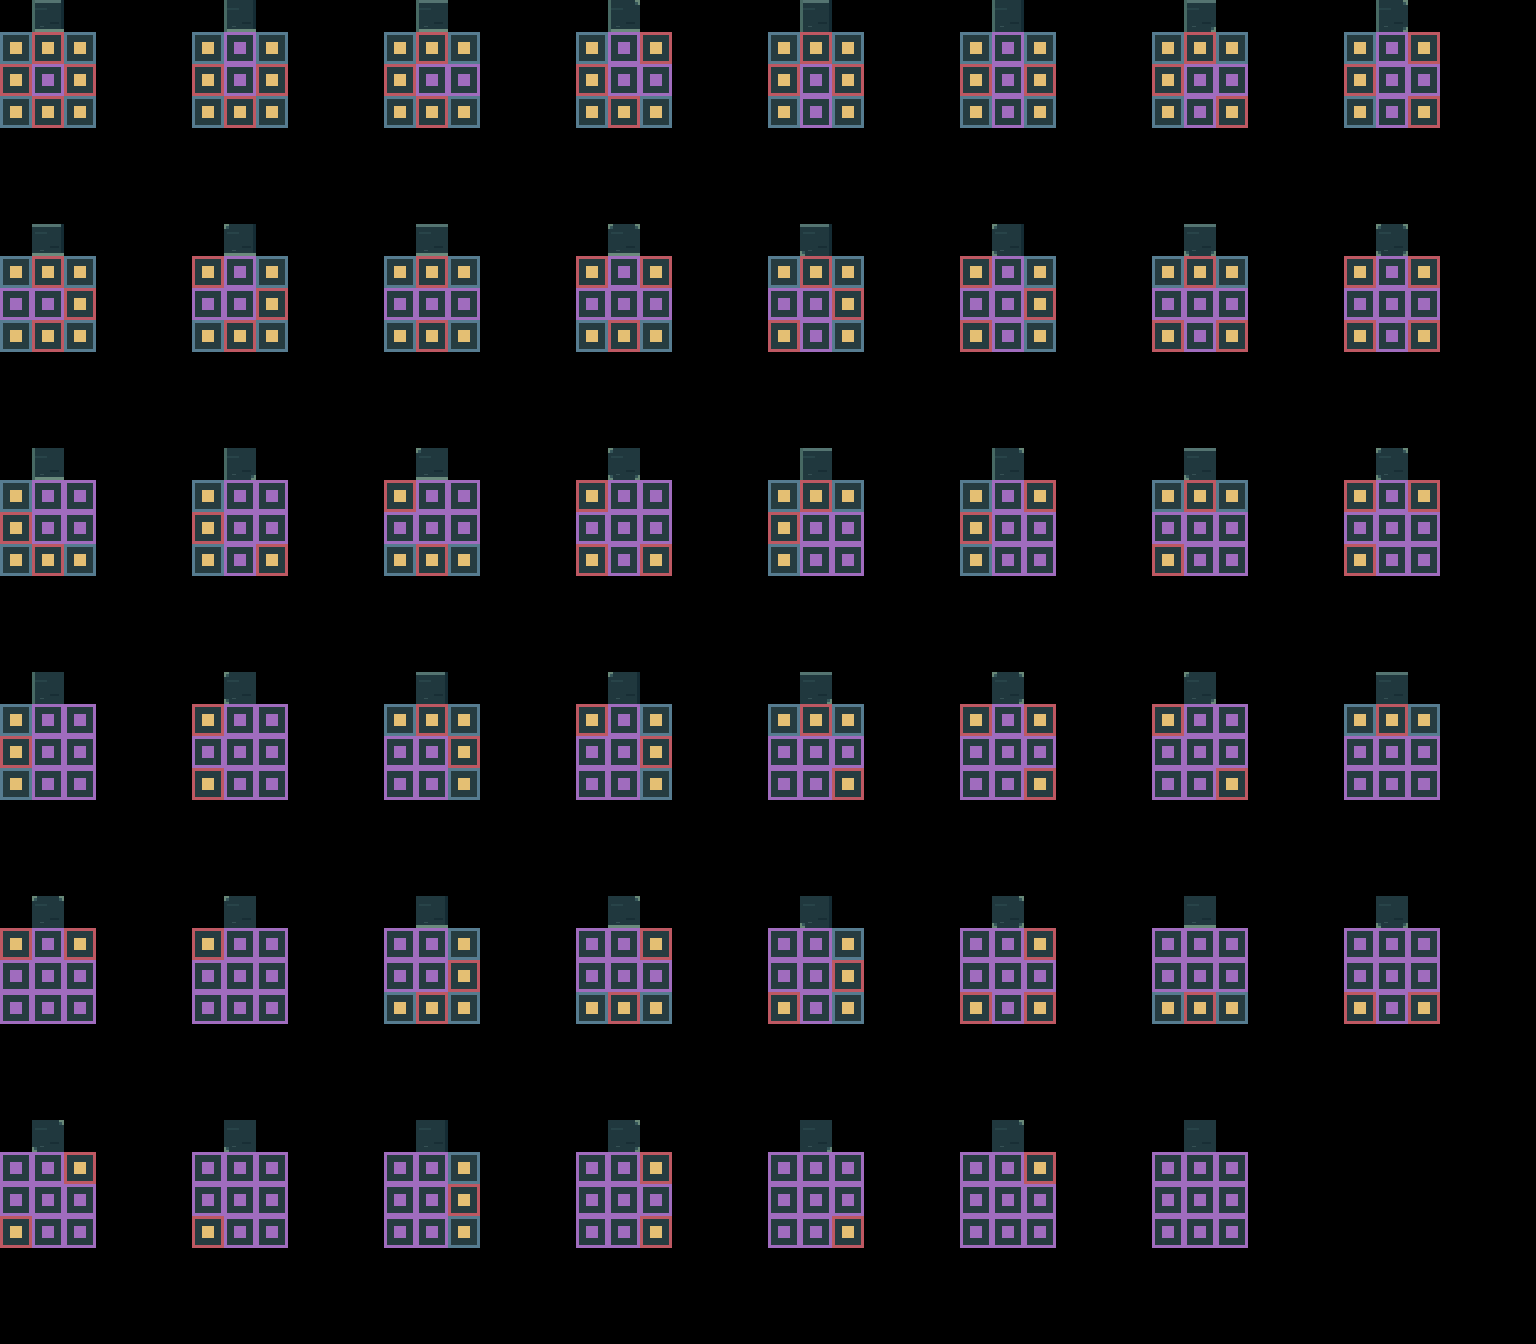

A 2D game scene composited from a Tiled map and its tileset images. What follows is a short description and the map's XML, with each tile layer's data collapsed to a summary:
An orthogonal 48x42 tile map with 32x32 px tiles, 3 tile layers (input_CaveShape, output_Walls, output_CaveRoof).

<map version="1.10" tiledversion="1.12.2" orientation="orthogonal" renderorder="right-down" width="48" height="42" tilewidth="32" tileheight="32" infinite="0">
 <properties>
  <property name="MatchOutsideMap" type="bool" value="true" />
  <property name="IgnoreLock" type="bool" value="true" />
  <property name="AutomappingRadius" type="int" value="3" />
 </properties>
 <tileset firstgid="1" source="../assets/tilesets/cave.tsx" />
 <layer id="1" name="input_CaveShape" width="48" height="42">
  <data>[2016 cells, 423 non-empty, 3 distinct tile ids]</data>
 </layer>
 <layer id="2" name="output_Walls" width="48" height="42">
  <data>[2016 cells, 47 non-empty, 1 distinct tile ids]</data>
 </layer>
 <layer id="3" name="output_CaveRoof" width="48" height="42">
  <data>[2016 cells, 47 non-empty, 47 distinct tile ids]</data>
 </layer>
</map>
